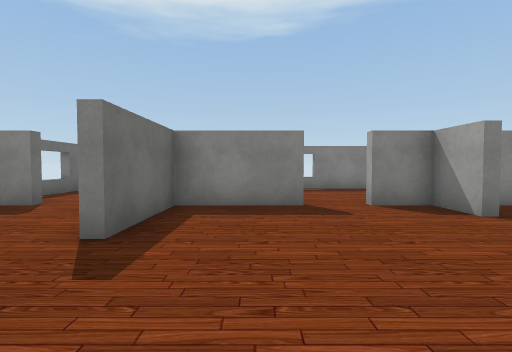
View 1 (above)

24 first-person views from a walk through a 3-D level made in the Unity game engine. The camera is 1.3 m above the floor, tilts 2° down and sees 85° across. Doors are open. The floor is counted in squares, 1.8 m on a side. Each view is taken from the middle of a square. On the plan, view 1 faces up. The plan holds only what a view shows up to about 10 squares ahead; the rest is blank. The player character is not drawn. Some surface patterns are stand-ins.

View 2
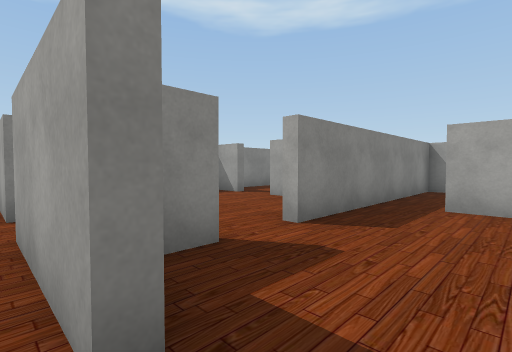

View 3
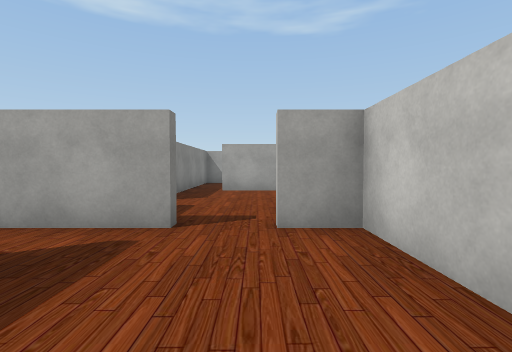

View 4
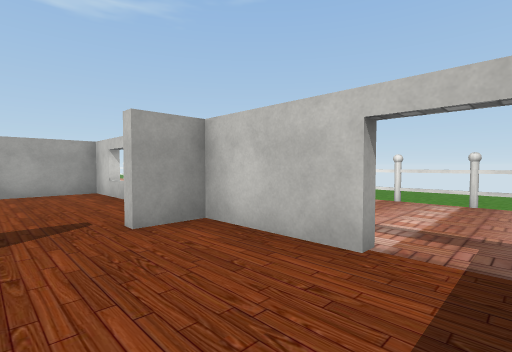

View 5
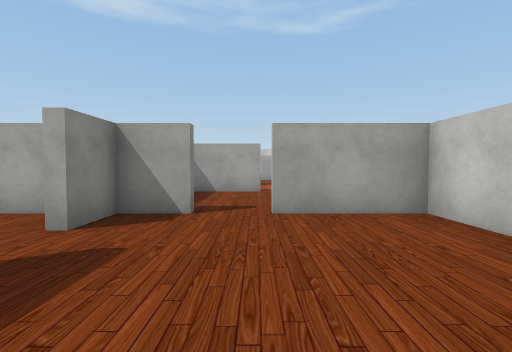

View 6
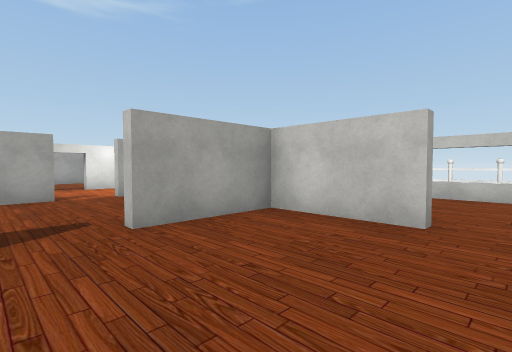

View 7
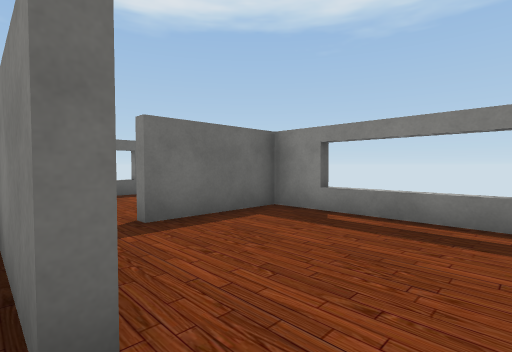

View 8
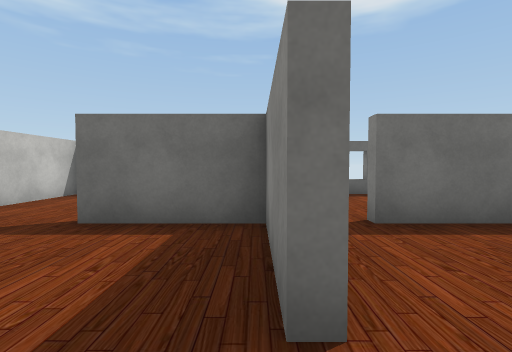

View 9
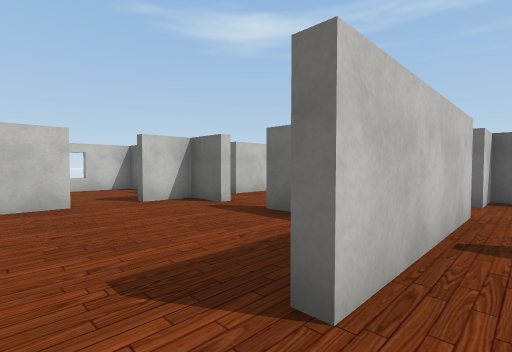

View 10
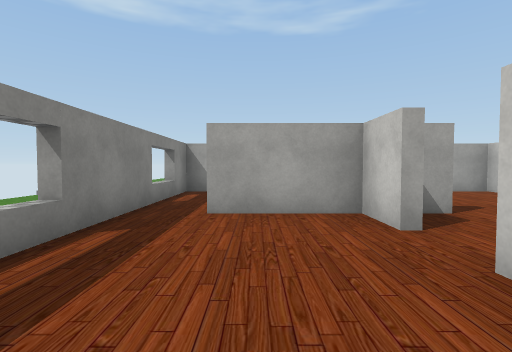

View 11
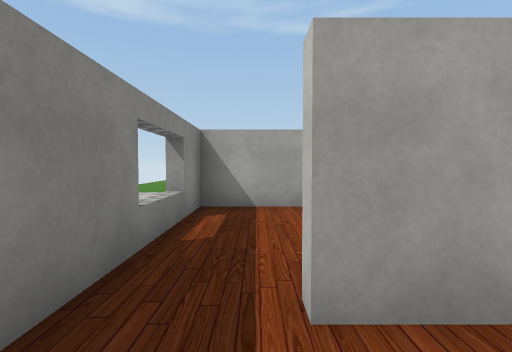

View 12
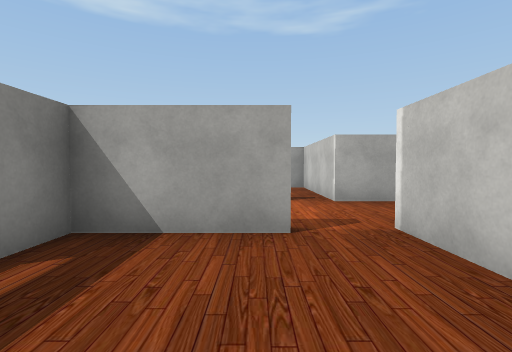

View 13
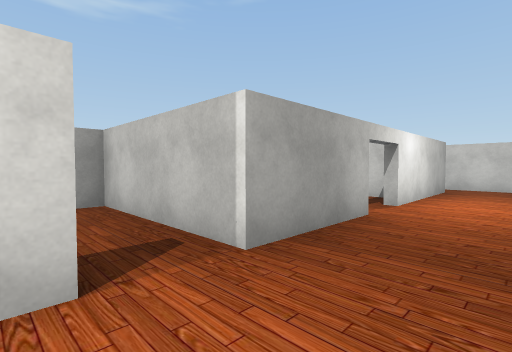

View 14
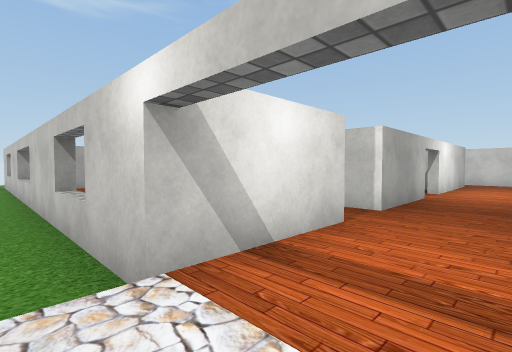

View 15
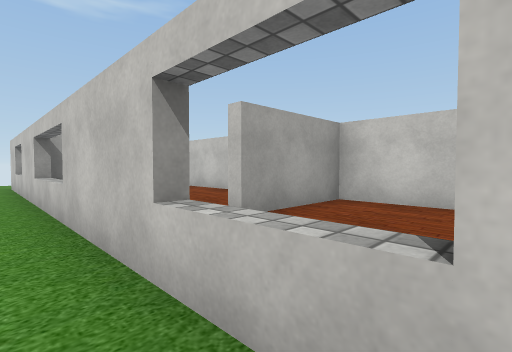

View 16
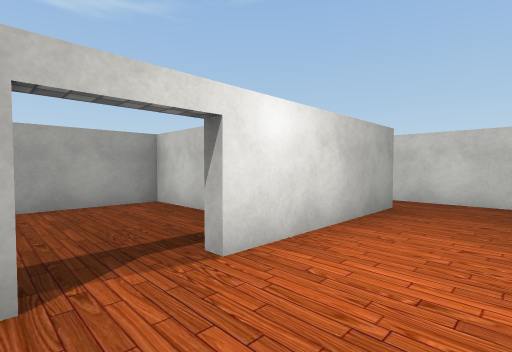

View 17
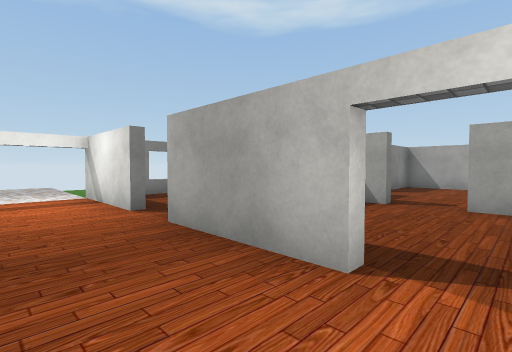

View 18
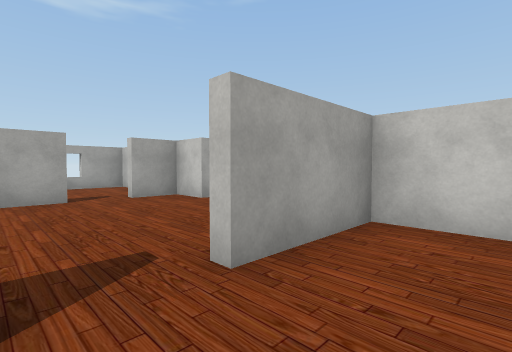

View 19
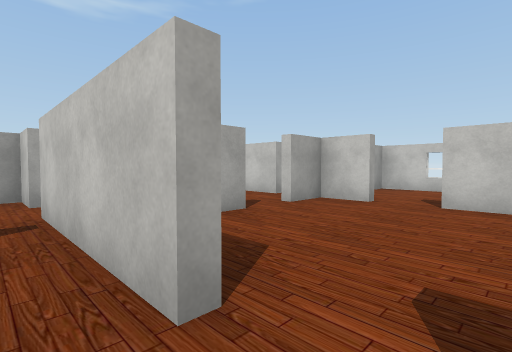

View 20
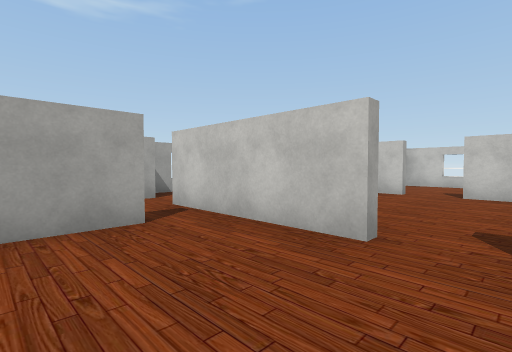

View 21
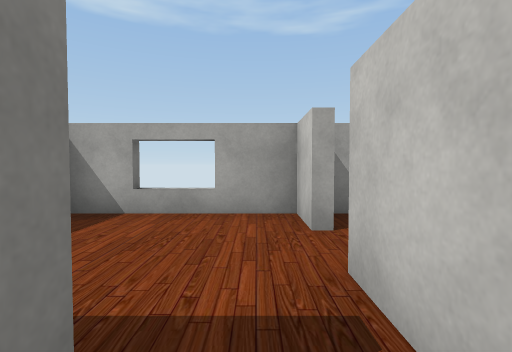

View 22
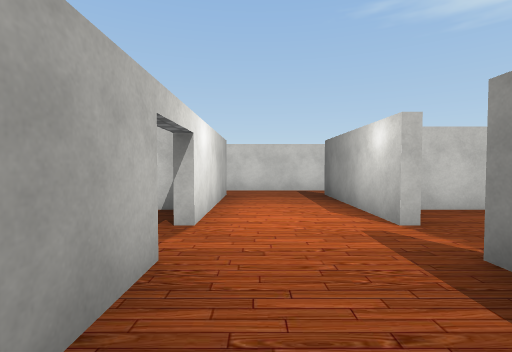

View 23
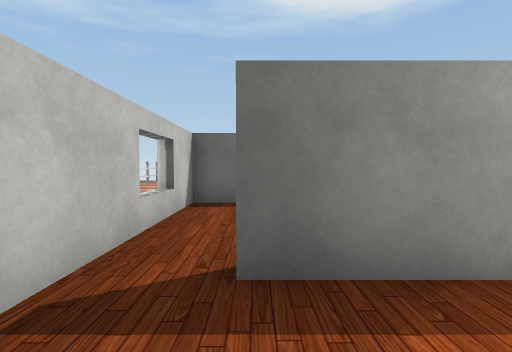

View 24
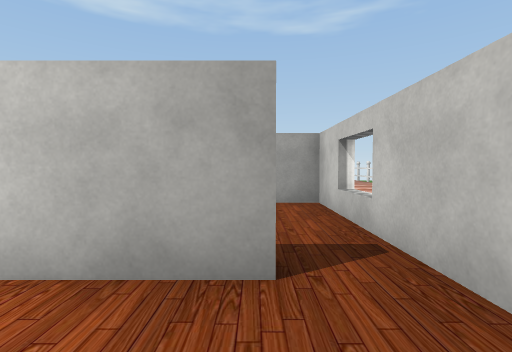

### Floor plan
Key: @ floor where view 1 was taken; # wall or solid block; x gap in a wall; . main floor; - floor 0.25 m lower than the main floor; / step, stairs or slope; D open door; = window, fence, low wall or low ledge; C cylinder; O other object.
Columns run from 5 left of view 1 to 22 right of it. Each row starts with its distance up from view 1.
 13               ./-
 12              ../-
 11              ../-
 10              ../-----------
  9    ##==###=##DD##=###==##=##
  8 #  #........#..#.   ....#..#
  7 ...#....#...#..#...#....#...
  6 #.......# .........#.......#
  5 #..###..#####..#####..###..#
  4  ..#........#..#........#
  3   .#........#..D........#
  2   ......#......D...#........
  1  ..#....#...#..#...#....#..#
  0 ##x##@#######..#######.##x##
 -1 ........# ..#..#   # ...
 -2 ........# ..x..x...#  ..
 -3 DD####==############  =##
 -4 ###  ####             ##
 -5  ..  ..
 -6  ..
 -7  CC   OO
 -8 ----  --
 -9 ----
-10 ----
-11  ---

Positions as (right, up) in squares from view 1, and headings:
1: (0, 0), facing up
2: (-2, -2), facing up-right
3: (-5, -2), facing right
4: (-5, -1), facing down-right
5: (-1, 3), facing right
6: (0, 4), facing down-right
7: (2, 5), facing up-left
8: (2, 5), facing left
9: (2, 6), facing down-left
10: (-1, 7), facing right
11: (2, 8), facing right
12: (4, 7), facing right
13: (8, 7), facing down-right
14: (8, 10), facing down-right
15: (11, 10), facing down-right
16: (8, 3), facing down-right
17: (8, 2), facing up-right
18: (12, 4), facing down-right
19: (15, 6), facing down-right
20: (15, 8), facing down-right
21: (18, 6), facing right
22: (9, 5), facing down
23: (9, -2), facing left
24: (8, -2), facing right
